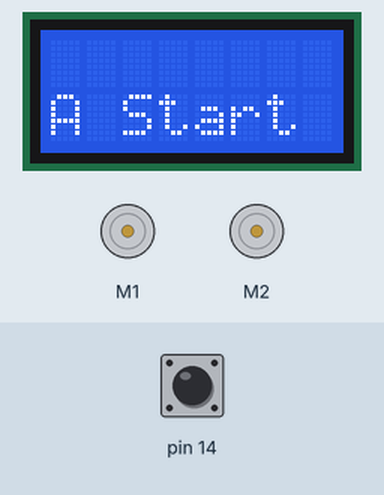
Bench run of a sketch on a simulated Arduino Leonardo, built with avr-gcc and run on an emulated ATmega32U4. On the bench: 8×2 character LCD, 2 × DC motor (green arrow = forward, orange = backward, longer = faster). The inputs (shaded band) are chosen by the test bench; at power-on: pin 14 HIGH.

Above: at 1.2 s.
1.3 s: pin 14 pulled LOW for 0.15 s
At 2.8 s:
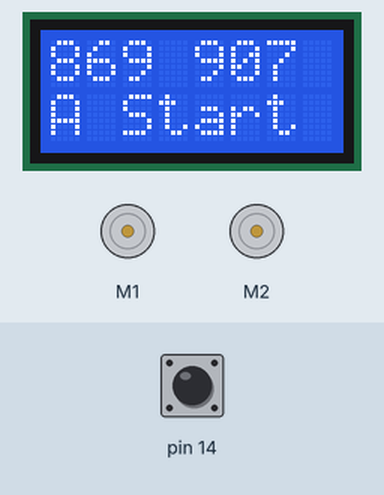
3.8 s: pin 14 pulled LOW for 1 s
At 6.8 s:
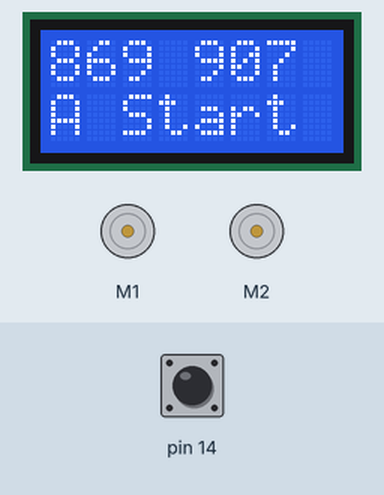
7.1 s: pin 14 pulled LOW for 3.2 s
At 12.5 s:
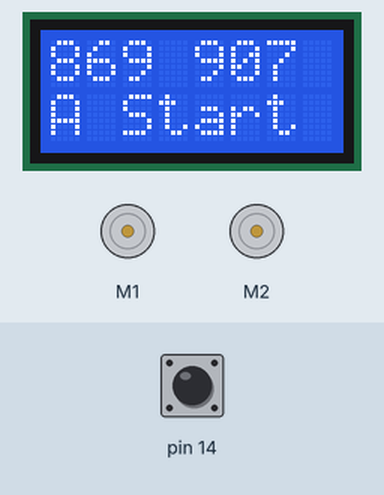
Timing chart, 0 to 14.0 s (numbered marks = the images above; inputs shaded):
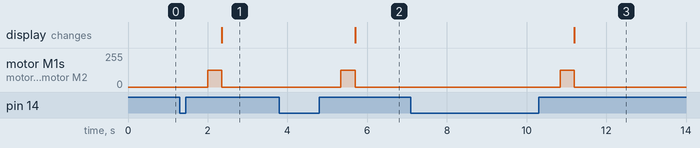

The sketch:

mech07a.ino
```cpp
// エンコーダーの値を取得するサンプルプログラム1
// メカトロニクス演習2第3回サンプルプログラム1の改良
#include <Zumo32U4.h>
Zumo32U4Encoders  encoders; // エンコーダーのオブジェクト変数
Zumo32U4Motors    motors;   // モーターのオブジェクト変数
Zumo32U4ButtonA   buttonA;  // ボタンAのオブジェクト変数
Zumo32U4LCD       lcd;      // LCDのオブジェクト変数

void setup(){
  lcd.clear();
}

void move(int Speed_L, int Speed_R, int E_Counter){
  int countsLeft, countsRight;  // エンコーダーの値（左右）を代入する変数の宣言
  delay(500); // 0.5s（500ms）待つ  不要であればコメントアウトする
  countsLeft  = encoders.getCountsAndResetLeft(); // 左エンコーダーの値を初期化・取得
  countsRight = encoders.getCountsAndResetRight();  // 右エンコーダーの値を初期化・取得
  motors.setSpeeds(Speed_L, Speed_R); // 左右のモーターの回転数を200に設定
  do{
    countsLeft  = encoders.getCountsLeft();  // 左エンコーダーの値を取得
    countsRight = encoders.getCountsRight(); // 右エンコーダーの値を取得
    lcd.clear();
    lcd.print(countsLeft);  // 左エンコーダーの値を表示
    lcd.gotoXY(4, 0);
    lcd.print(countsRight); // 右エンコーダーの値を表示
  }while(abs(countsLeft) < E_Counter && abs(countsRight) < E_Counter);  // 条件を満たす間繰り返す
  motors.setSpeeds(0, 0);
}

void loop(){
  lcd.gotoXY(0, 1); // 文字列の始まりをLCDの2行目の左端に
  lcd.print("A Start"); // LCD画面に「A Start」を表示
  buttonA.waitForButton();  // ボタンAが押されるのを待つ
  move(200, 200, 900);
}
```

Measured:
- after the input at 1.3 s, motor M1, motor M2: stopped → forward 127/255 after 0.70 s, → stopped 0.36 s later; the display: first changes after 1.1 s (image 1 shows a later state)
- after the input at 3.8 s, motor M1, motor M2: stopped → forward 127/255 after 1.5 s, → stopped 0.36 s later; the display: first changes after 1.9 s (image 2 shows a later state)
- after the input at 7.1 s, motor M1, motor M2: stopped → forward 127/255 after 3.7 s, → stopped 0.36 s later; the display: first changes after 4.1 s (image 3 shows a later state)
